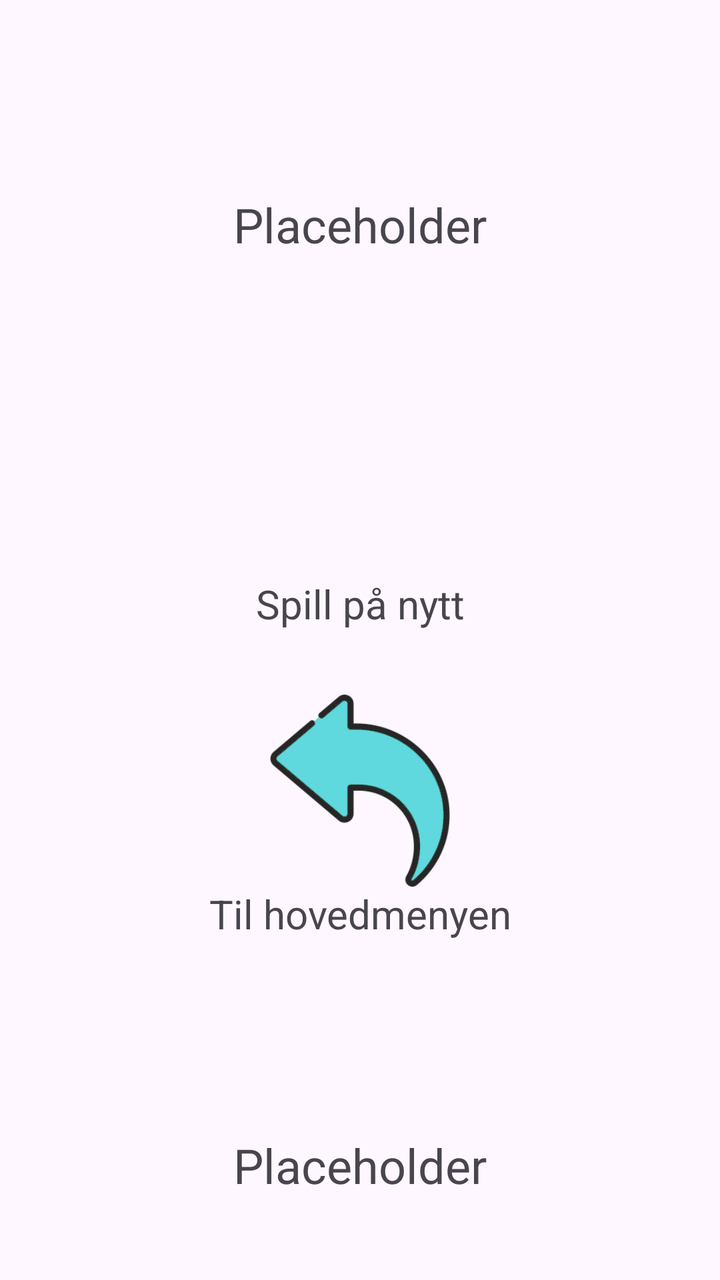
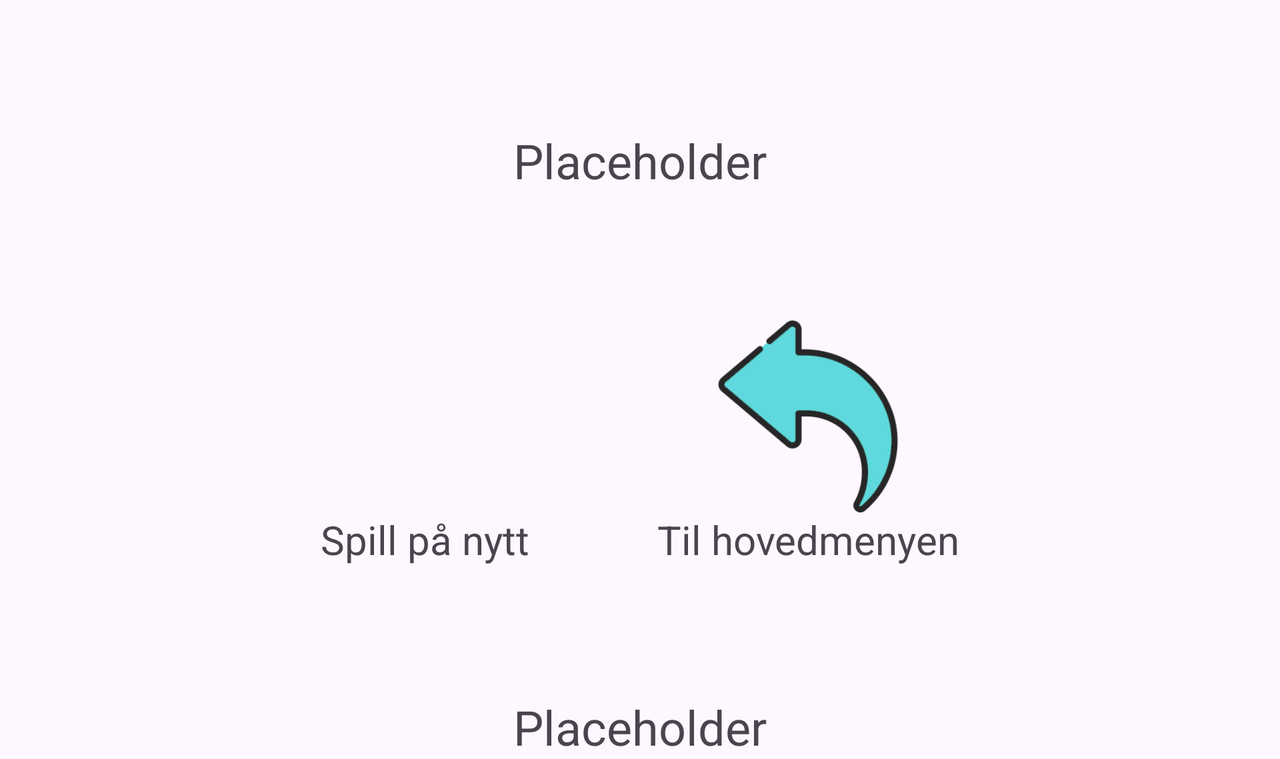

An Android layout and its configuration variant, each rendered on a device that would load it. The default file and the variant file are quoted in full after the pictures.
<!-- AndroidManifest.xml: application theme Theme.MattespillForBarn -->
<!-- res/layout/activity_resultat.xml -->
<?xml version="1.0" encoding="utf-8"?>
<ScrollView xmlns:android="http://schemas.android.com/apk/res/android"
    android:layout_width="match_parent"
    android:layout_height="match_parent"
    xmlns:app="http://schemas.android.com/apk/res-auto"
    android:orientation="vertical">

    <androidx.constraintlayout.widget.ConstraintLayout
        android:layout_width="match_parent"
        android:layout_height="wrap_content">

        <LinearLayout
            android:id="@+id/linearResultatHeader"
            android:layout_width="wrap_content"
            android:layout_height="wrap_content"
            android:orientation="vertical"
            android:layout_marginTop="@dimen/Margin96"
            android:paddingStart="@dimen/MainPaddingSides"
            android:paddingEnd="@dimen/MainPaddingSides"
            app:layout_constraintTop_toTopOf="parent"
            app:layout_constraintStart_toStartOf="parent"
            app:layout_constraintEnd_toEndOf="parent"
            >

            <TextView
                android:id="@+id/resultatTekstOppsummering"
                android:layout_width="match_parent"
                android:layout_height="wrap_content"
                android:layout_gravity="center"
                android:textAlignment="center"
                android:textSize="@dimen/TextSizeHeader"
                android:text="@string/placeholder"
                />

        </LinearLayout>

        <androidx.constraintlayout.widget.ConstraintLayout
            android:id="@+id/resultatConstraintKnapper"
            android:layout_width="wrap_content"
            android:layout_height="wrap_content"
            android:layout_marginTop="@dimen/MarginTopHeader"
            app:layout_constraintTop_toBottomOf="@id/linearResultatHeader"
            app:layout_constraintStart_toStartOf="parent"
            app:layout_constraintEnd_toEndOf="parent"
            >

            <LinearLayout
                android:id="@+id/linearResultatNyttSpill"
                android:layout_width="match_parent"
                android:layout_height="wrap_content"
                android:orientation="vertical"
                android:paddingStart="@dimen/MainPaddingSides"
                android:paddingEnd="@dimen/MainPaddingSides"
                app:layout_constraintTop_toTopOf="parent"
                app:layout_constraintStart_toStartOf="parent"
                app:layout_constraintEnd_toEndOf="parent"
                >

                <ImageButton
                    android:id="@+id/resultatKnappNyttSpill"
                    android:contentDescription="@string/spill_paa_nytt"
                    android:src="@drawable/multimedia_play_green"
                    android:layout_width="@dimen/MainImageButtonSize"
                    android:layout_height="@dimen/MainImageButtonSize"
                    android:layout_gravity="center"
                    android:scaleType="fitXY"
                    android:background="?attr/selectableItemBackgroundBorderless" />

                <TextView
                    android:layout_width="wrap_content"
                    android:layout_height="wrap_content"
                    android:layout_gravity="center"
                    android:textSize="@dimen/TextSizeItem"
                    android:text="@string/spill_paa_nytt" />

            </LinearLayout>

            <LinearLayout
                android:id="@+id/linearOmSpillet"
                android:layout_width="match_parent"
                android:layout_height="wrap_content"
                android:orientation="vertical"
                android:layout_marginTop="@dimen/MarginTopItem"
                android:paddingStart="@dimen/MainPaddingSides"
                android:paddingEnd="@dimen/MainPaddingSides"
                app:layout_constraintTop_toBottomOf="@id/linearResultatNyttSpill"
                app:layout_constraintStart_toStartOf="parent"
                app:layout_constraintEnd_toEndOf="parent"
                >

                <ImageButton
                    android:id="@+id/resultatKnappAvslutt"
                    android:src="@drawable/back_arrow_tealish"
                    android:layout_width="@dimen/MainImageButtonSize"
                    android:layout_height="@dimen/MainImageButtonSize"
                    android:layout_gravity="center"
                    android:scaleType="fitXY"
                    android:background="?attr/selectableItemBackgroundBorderless"
                    android:contentDescription="@string/til_hovedmenyen" />

                <TextView
                    android:layout_width="wrap_content"
                    android:layout_height="wrap_content"
                    android:layout_gravity="center"
                    android:textSize="@dimen/TextSizeItem"
                    android:text="@string/til_hovedmenyen" />

            </LinearLayout>

        </androidx.constraintlayout.widget.ConstraintLayout>

        <LinearLayout
            android:layout_width="wrap_content"
            android:layout_height="wrap_content"
            android:layout_marginTop="@dimen/Margin96"
            android:orientation="vertical"
            app:layout_constraintTop_toBottomOf="@id/resultatConstraintKnapper"
            app:layout_constraintStart_toStartOf="parent"
            app:layout_constraintEnd_toEndOf="parent"
            >

            <TextView
                android:id="@+id/resultatTekstAlleSvar"
                android:layout_width="wrap_content"
                android:layout_height="wrap_content"
                android:layout_gravity="center"
                android:textSize="@dimen/TextSize24"
                android:text="@string/placeholder"
                />

        </LinearLayout>

    </androidx.constraintlayout.widget.ConstraintLayout>

</ScrollView>
<!-- resources referenced by this layout -->
<resources>
  <dimen name="MainImageButtonSize">96dp</dimen>
  <dimen name="MainPaddingSides">32dp</dimen>
  <dimen name="Margin96">96dp</dimen>
  <dimen name="MarginTopHeader">64dp</dimen>
  <dimen name="MarginTopItem">32dp</dimen>
  <dimen name="TextSize24">24sp</dimen>
  <dimen name="TextSizeHeader">24sp</dimen>
  <dimen name="TextSizeItem">20sp</dimen>
  <!-- drawable back_arrow_tealish: png bitmap (drawable, 13186 bytes) -->
  <string name="placeholder">Placeholder</string>
  <string name="spill_paa_nytt">Spill på nytt</string>
  <string name="til_hovedmenyen">Til hovedmenyen</string>
  <style name="Theme.MattespillForBarn" parent="Base.Theme.MattespillForBarn" />
  <style name="Base.Theme.MattespillForBarn" parent="Theme.Material3.DayNight.NoActionBar">
          
          
      </style>
</resources>
<!-- res/layout-land/activity_resultat.xml (the repository's variant of the layout above) -->
<!-- drawn on the phone turned sideways -->
<?xml version="1.0" encoding="utf-8"?>
<ScrollView xmlns:android="http://schemas.android.com/apk/res/android"
    android:layout_width="match_parent"
    android:layout_height="match_parent"
    xmlns:app="http://schemas.android.com/apk/res-auto"
    android:orientation="vertical">

    <androidx.constraintlayout.widget.ConstraintLayout
        android:layout_width="match_parent"
        android:layout_height="wrap_content">

        <LinearLayout
            android:id="@+id/linearResultatHeader"
            android:layout_width="wrap_content"
            android:layout_height="wrap_content"
            android:orientation="vertical"
            android:layout_marginTop="@dimen/Margin64"
            android:paddingStart="@dimen/MainPaddingSides"
            android:paddingEnd="@dimen/MainPaddingSides"
            app:layout_constraintTop_toTopOf="parent"
            app:layout_constraintStart_toStartOf="parent"
            app:layout_constraintEnd_toEndOf="parent"
            >

            <TextView
                android:id="@+id/resultatTekstOppsummering"
                android:layout_width="match_parent"
                android:layout_height="wrap_content"
                android:layout_gravity="center"
                android:textAlignment="center"
                android:textSize="@dimen/TextSizeHeader"
                android:text="@string/placeholder"
                />

        </LinearLayout>

        <androidx.constraintlayout.widget.ConstraintLayout
            android:id="@+id/resultatConstraintKnapper"
            android:layout_width="wrap_content"
            android:layout_height="wrap_content"
            android:layout_marginTop="@dimen/MarginTopHeader"
            app:layout_constraintTop_toBottomOf="@id/linearResultatHeader"
            app:layout_constraintStart_toStartOf="parent"
            app:layout_constraintEnd_toEndOf="parent"
            >

            <LinearLayout
                android:id="@+id/linearResultatNyttSpill"
                android:layout_width="match_parent"
                android:layout_height="wrap_content"
                android:orientation="vertical"
                android:paddingStart="@dimen/MainPaddingSides"
                android:paddingEnd="@dimen/MainPaddingSides"
                app:layout_constraintTop_toTopOf="parent"
                app:layout_constraintStart_toStartOf="parent"
                >

                <ImageButton
                    android:id="@+id/resultatKnappNyttSpill"
                    android:contentDescription="@string/spill_paa_nytt"
                    android:src="@drawable/multimedia_play_green"
                    android:layout_width="@dimen/MainImageButtonSize"
                    android:layout_height="@dimen/MainImageButtonSize"
                    android:layout_gravity="center"
                    android:scaleType="fitXY"
                    android:background="?attr/selectableItemBackgroundBorderless" />

                <TextView
                    android:layout_width="wrap_content"
                    android:layout_height="wrap_content"
                    android:layout_gravity="center"
                    android:textSize="@dimen/TextSizeItem"
                    android:text="@string/spill_paa_nytt" />

            </LinearLayout>

            <LinearLayout
                android:id="@+id/linearOmSpillet"
                android:layout_width="match_parent"
                android:layout_height="wrap_content"
                android:orientation="vertical"
                android:paddingStart="@dimen/MainPaddingSides"
                android:paddingEnd="@dimen/MainPaddingSides"
                app:layout_constraintTop_toTopOf="parent"
                app:layout_constraintStart_toEndOf="@id/linearResultatNyttSpill"
                app:layout_constraintEnd_toEndOf="parent"
                >

                <ImageButton
                    android:id="@+id/resultatKnappAvslutt"
                    android:src="@drawable/back_arrow_tealish"
                    android:layout_width="@dimen/MainImageButtonSize"
                    android:layout_height="@dimen/MainImageButtonSize"
                    android:layout_gravity="center"
                    android:scaleType="fitXY"
                    android:background="?attr/selectableItemBackgroundBorderless"
                    android:contentDescription="@string/til_hovedmenyen" />

                <TextView
                    android:layout_width="wrap_content"
                    android:layout_height="wrap_content"
                    android:layout_gravity="center"
                    android:textSize="@dimen/TextSizeItem"
                    android:text="@string/til_hovedmenyen" />

            </LinearLayout>

        </androidx.constraintlayout.widget.ConstraintLayout>

        <LinearLayout
            android:layout_width="wrap_content"
            android:layout_height="wrap_content"
            android:layout_marginTop="@dimen/Margin64"
            android:orientation="vertical"
            app:layout_constraintTop_toBottomOf="@id/resultatConstraintKnapper"
            app:layout_constraintStart_toStartOf="parent"
            app:layout_constraintEnd_toEndOf="parent"
            >

            <TextView
                android:id="@+id/resultatTekstAlleSvar"
                android:layout_width="wrap_content"
                android:layout_height="wrap_content"
                android:layout_gravity="center"
                android:textSize="@dimen/TextSize24"
                android:text="@string/placeholder"
                />

        </LinearLayout>

    </androidx.constraintlayout.widget.ConstraintLayout>

</ScrollView>
<!-- resources referenced by the variant -->
<!-- as the phone turned sideways resolves them -->
<resources>
  <dimen name="MainImageButtonSize">96dp</dimen>
  <dimen name="MainPaddingSides">32dp</dimen>
  <dimen name="Margin64">64dp</dimen>
  <dimen name="MarginTopHeader">64dp</dimen>
  <dimen name="TextSize24">24sp</dimen>
  <dimen name="TextSizeHeader">24sp</dimen>
  <dimen name="TextSizeItem">20sp</dimen>
  <!-- drawable back_arrow_tealish: png bitmap (drawable, 13186 bytes) -->
  <string name="placeholder">Placeholder</string>
  <string name="spill_paa_nytt">Spill på nytt</string>
  <string name="til_hovedmenyen">Til hovedmenyen</string>
  <style name="Theme.MattespillForBarn" parent="Base.Theme.MattespillForBarn" />
  <style name="Base.Theme.MattespillForBarn" parent="Theme.Material3.DayNight.NoActionBar">
          
          
      </style>
</resources>
